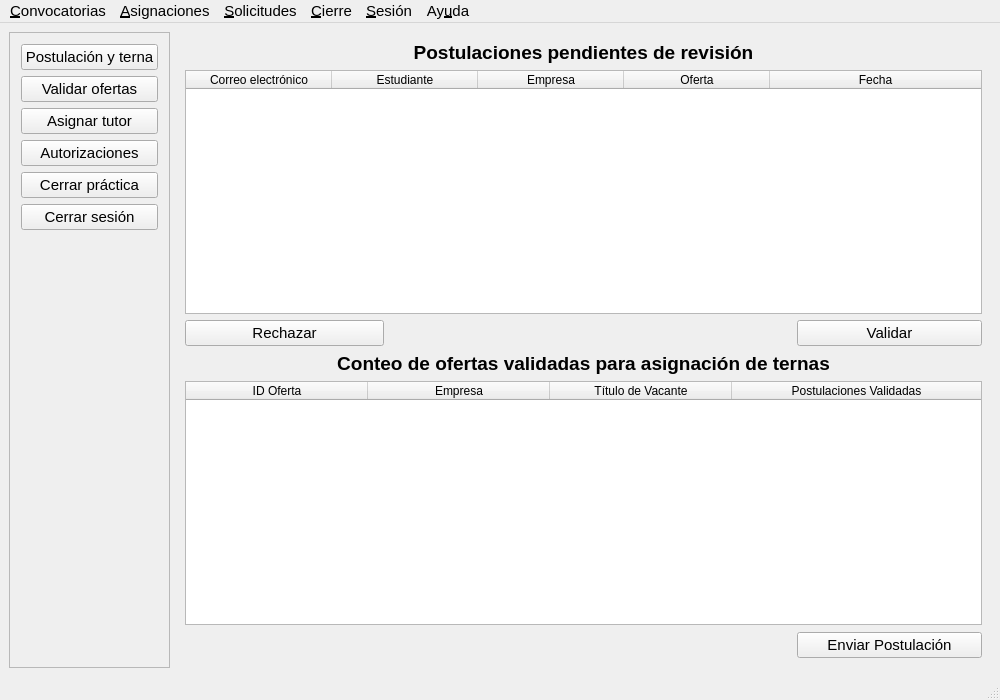
<?xml version="1.0" encoding="UTF-8"?>
<ui version="4.0">
 <class>MainWindowCoordinador</class>
 <widget class="QMainWindow" name="MainWindowCoordinador">
  <property name="enabled">
   <bool>true</bool>
  </property>
  <property name="geometry">
   <rect>
    <x>0</x>
    <y>0</y>
    <width>1000</width>
    <height>700</height>
   </rect>
  </property>
  <property name="font">
   <font>
    <pointsize>11</pointsize>
   </font>
  </property>
  <property name="windowTitle">
   <string>Panel del Coordinador de Prácticas - Sistema de Prácticas</string>
  </property>
  <property name="layoutDirection">
   <enum>Qt::LeftToRight</enum>
  </property>
  <widget class="QWidget" name="centralwidget">
   <layout class="QHBoxLayout" name="horizontalLayout">
    <item>
     <widget class="QFrame" name="frameSidebar">
      <property name="frameShape">
       <enum>QFrame::StyledPanel</enum>
      </property>
      <property name="frameShadow">
       <enum>QFrame::Raised</enum>
      </property>
      <layout class="QVBoxLayout" name="verticalLayout">
       <property name="leftMargin">
        <number>11</number>
       </property>
       <property name="topMargin">
        <number>11</number>
       </property>
       <property name="rightMargin">
        <number>11</number>
       </property>
       <property name="bottomMargin">
        <number>11</number>
       </property>
       <item>
        <widget class="QPushButton" name="btnNavPostulaciones">
         <property name="text">
          <string>Postulación y terna</string>
         </property>
        </widget>
       </item>
       <item>
        <widget class="QPushButton" name="btnNavOferas">
         <property name="text">
          <string>Validar ofertas</string>
         </property>
        </widget>
       </item>
       <item>
        <widget class="QPushButton" name="btnNavAsignaciones">
         <property name="text">
          <string>Asignar tutor</string>
         </property>
        </widget>
       </item>
       <item>
        <widget class="QPushButton" name="btnNavSolicitudes">
         <property name="text">
          <string>Autorizaciones</string>
         </property>
        </widget>
       </item>
       <item>
        <widget class="QPushButton" name="btnNavCierre">
         <property name="text">
          <string>Cerrar práctica</string>
         </property>
        </widget>
       </item>
       <item>
        <widget class="QPushButton" name="btnNavCerrarSesion">
         <property name="text">
          <string>Cerrar sesión</string>
         </property>
        </widget>
       </item>
       <item>
        <spacer name="verticalSpacer">
         <property name="orientation">
          <enum>Qt::Vertical</enum>
         </property>
         <property name="sizeHint" stdset="0">
          <size>
           <width>20</width>
           <height>400</height>
          </size>
         </property>
        </spacer>
       </item>
      </layout>
     </widget>
    </item>
    <item>
     <widget class="QStackedWidget" name="stackedWidgetCentral">
      <property name="currentIndex">
       <number>0</number>
      </property>
      <widget class="QWidget" name="page">
       <layout class="QGridLayout" name="gridLayout_3">
        <item row="2" column="0">
         <widget class="QPushButton" name="btnRechazarPostulacion">
          <property name="text">
           <string>Rechazar</string>
          </property>
         </widget>
        </item>
        <item row="2" column="1" colspan="2">
         <spacer name="horizontalSpacer_4">
          <property name="orientation">
           <enum>Qt::Horizontal</enum>
          </property>
          <property name="sizeHint" stdset="0">
           <size>
            <width>401</width>
            <height>20</height>
           </size>
          </property>
         </spacer>
        </item>
        <item row="2" column="3">
         <widget class="QPushButton" name="btnValidarPostulacion">
          <property name="text">
           <string>Validar</string>
          </property>
         </widget>
        </item>
        <item row="3" column="0" colspan="4">
         <widget class="QLabel" name="label_2">
          <property name="font">
           <font>
            <family>Segoe UI</family>
            <pointsize>14</pointsize>
            <weight>75</weight>
            <bold>true</bold>
           </font>
          </property>
          <property name="text">
           <string>Conteo de ofertas validadas para asignación de ternas</string>
          </property>
          <property name="alignment">
           <set>Qt::AlignCenter</set>
          </property>
         </widget>
        </item>
        <item row="5" column="3">
         <widget class="QPushButton" name="btnEnviarTerna">
          <property name="text">
           <string>Enviar Postulación</string>
          </property>
         </widget>
        </item>
        <item row="4" column="0" colspan="4">
         <widget class="QTableWidget" name="tblOfertasConteo">
          <property name="editTriggers">
           <set>QAbstractItemView::NoEditTriggers</set>
          </property>
          <property name="selectionMode">
           <enum>QAbstractItemView::SingleSelection</enum>
          </property>
          <property name="selectionBehavior">
           <enum>QAbstractItemView::SelectRows</enum>
          </property>
          <attribute name="horizontalHeaderDefaultSectionSize">
           <number>182</number>
          </attribute>
          <attribute name="horizontalHeaderStretchLastSection">
           <bool>true</bool>
          </attribute>
          <column>
           <property name="text">
            <string>ID Oferta</string>
           </property>
          </column>
          <column>
           <property name="text">
            <string>Empresa</string>
           </property>
          </column>
          <column>
           <property name="text">
            <string>Título de Vacante</string>
           </property>
          </column>
          <column>
           <property name="text">
            <string>Postulaciones Validadas</string>
           </property>
          </column>
         </widget>
        </item>
        <item row="1" column="0" colspan="4">
         <widget class="QTableWidget" name="tblPostulacionesPendientes">
          <property name="editTriggers">
           <set>QAbstractItemView::NoEditTriggers</set>
          </property>
          <property name="selectionMode">
           <enum>QAbstractItemView::SingleSelection</enum>
          </property>
          <property name="selectionBehavior">
           <enum>QAbstractItemView::SelectRows</enum>
          </property>
          <attribute name="horizontalHeaderDefaultSectionSize">
           <number>146</number>
          </attribute>
          <attribute name="horizontalHeaderStretchLastSection">
           <bool>true</bool>
          </attribute>
          <column>
           <property name="text">
            <string>Correo electrónico</string>
           </property>
          </column>
          <column>
           <property name="text">
            <string>Estudiante</string>
           </property>
          </column>
          <column>
           <property name="text">
            <string>Empresa</string>
           </property>
          </column>
          <column>
           <property name="text">
            <string>Oferta</string>
           </property>
          </column>
          <column>
           <property name="text">
            <string>Fecha</string>
           </property>
          </column>
         </widget>
        </item>
        <item row="5" column="0" colspan="3">
         <spacer name="horizontalSpacer_5">
          <property name="orientation">
           <enum>Qt::Horizontal</enum>
          </property>
          <property name="sizeHint" stdset="0">
           <size>
            <width>606</width>
            <height>28</height>
           </size>
          </property>
         </spacer>
        </item>
        <item row="0" column="0" colspan="4">
         <widget class="QLabel" name="label">
          <property name="font">
           <font>
            <family>Segoe UI</family>
            <pointsize>14</pointsize>
            <weight>75</weight>
            <bold>true</bold>
           </font>
          </property>
          <property name="text">
           <string>Postulaciones pendientes de revisión</string>
          </property>
          <property name="alignment">
           <set>Qt::AlignCenter</set>
          </property>
         </widget>
        </item>
       </layout>
      </widget>
      <widget class="QWidget" name="page_5">
       <layout class="QGridLayout" name="gridLayout_5">
        <item row="1" column="0" colspan="3">
         <widget class="QTableWidget" name="tblOfertas">
          <property name="editTriggers">
           <set>QAbstractItemView::NoEditTriggers</set>
          </property>
          <property name="selectionMode">
           <enum>QAbstractItemView::SingleSelection</enum>
          </property>
          <property name="selectionBehavior">
           <enum>QAbstractItemView::SelectRows</enum>
          </property>
          <attribute name="horizontalHeaderDefaultSectionSize">
           <number>190</number>
          </attribute>
          <attribute name="horizontalHeaderStretchLastSection">
           <bool>true</bool>
          </attribute>
          <column>
           <property name="text">
            <string>ID Oferta</string>
           </property>
          </column>
          <column>
           <property name="text">
            <string>Título de la Vacante</string>
           </property>
          </column>
          <column>
           <property name="text">
            <string>Empresa</string>
           </property>
          </column>
          <column>
           <property name="text">
            <string>Estado</string>
           </property>
          </column>
         </widget>
        </item>
        <item row="2" column="0">
         <widget class="QPushButton" name="btnRechazarOferta">
          <property name="text">
           <string>Rechazar</string>
          </property>
         </widget>
        </item>
        <item row="2" column="2">
         <widget class="QPushButton" name="btnAceptarOferta">
          <property name="text">
           <string>Validar</string>
          </property>
         </widget>
        </item>
        <item row="0" column="0" colspan="3">
         <widget class="QLabel" name="label_8">
          <property name="font">
           <font>
            <family>Segoe UI</family>
            <pointsize>14</pointsize>
            <weight>75</weight>
            <bold>true</bold>
           </font>
          </property>
          <property name="text">
           <string>Ver ofertas</string>
          </property>
          <property name="alignment">
           <set>Qt::AlignCenter</set>
          </property>
         </widget>
        </item>
       </layout>
      </widget>
      <widget class="QWidget" name="page_2">
       <layout class="QGridLayout" name="gridLayout_4">
        <item row="1" column="0" colspan="3">
         <widget class="QLabel" name="label_3">
          <property name="font">
           <font>
            <family>Segoe UI</family>
            <pointsize>14</pointsize>
            <weight>75</weight>
            <bold>true</bold>
           </font>
          </property>
          <property name="text">
           <string>Prácticas en ejecución pendientes de asignación de tutor docente</string>
          </property>
          <property name="alignment">
           <set>Qt::AlignCenter</set>
          </property>
         </widget>
        </item>
        <item row="2" column="0" colspan="3">
         <widget class="QTableWidget" name="tblPracticasSinTutor">
          <property name="editTriggers">
           <set>QAbstractItemView::NoEditTriggers</set>
          </property>
          <property name="selectionMode">
           <enum>QAbstractItemView::SingleSelection</enum>
          </property>
          <property name="selectionBehavior">
           <enum>QAbstractItemView::SelectRows</enum>
          </property>
          <attribute name="horizontalHeaderDefaultSectionSize">
           <number>146</number>
          </attribute>
          <attribute name="horizontalHeaderStretchLastSection">
           <bool>true</bool>
          </attribute>
          <column>
           <property name="text">
            <string>ID Práctica</string>
           </property>
          </column>
          <column>
           <property name="text">
            <string>Correo electrónico</string>
           </property>
          </column>
          <column>
           <property name="text">
            <string>Estudiante</string>
           </property>
          </column>
          <column>
           <property name="text">
            <string>Empresa Asignada</string>
           </property>
          </column>
          <column>
           <property name="text">
            <string>Fecha inicio</string>
           </property>
          </column>
         </widget>
        </item>
        <item row="3" column="0">
         <widget class="QLabel" name="label_4">
          <property name="text">
           <string>Tutor académico disponible:</string>
          </property>
         </widget>
        </item>
        <item row="3" column="1" colspan="2">
         <widget class="QComboBox" name="cmbTutoresDisponibles">
          <property name="editable">
           <bool>false</bool>
          </property>
         </widget>
        </item>
        <item row="4" column="1">
         <spacer name="horizontalSpacer_6">
          <property name="orientation">
           <enum>Qt::Horizontal</enum>
          </property>
          <property name="sizeHint" stdset="0">
           <size>
            <width>40</width>
            <height>20</height>
           </size>
          </property>
         </spacer>
        </item>
        <item row="4" column="2">
         <widget class="QPushButton" name="btnAsignarTutor">
          <property name="text">
           <string>Asignar</string>
          </property>
         </widget>
        </item>
       </layout>
      </widget>
      <widget class="QWidget" name="page_3">
       <layout class="QGridLayout" name="gridLayout_2">
        <item row="2" column="0">
         <widget class="QPushButton" name="btnRechazarAutorizacion">
          <property name="text">
           <string>Rechazar</string>
          </property>
         </widget>
        </item>
        <item row="2" column="1">
         <spacer name="horizontalSpacer_2">
          <property name="orientation">
           <enum>Qt::Horizontal</enum>
          </property>
          <property name="sizeHint" stdset="0">
           <size>
            <width>352</width>
            <height>20</height>
           </size>
          </property>
         </spacer>
        </item>
        <item row="2" column="2">
         <widget class="QPushButton" name="btnAprobarAutorizacion">
          <property name="text">
           <string>Aceptar</string>
          </property>
         </widget>
        </item>
        <item row="6" column="2">
         <widget class="QPushButton" name="pushButton">
          <property name="text">
           <string>Emitir oficio</string>
          </property>
         </widget>
        </item>
        <item row="1" column="0" colspan="3">
         <widget class="QTableWidget" name="tblAutorizacionesPendientes">
          <property name="editTriggers">
           <set>QAbstractItemView::NoEditTriggers</set>
          </property>
          <property name="selectionMode">
           <enum>QAbstractItemView::SingleSelection</enum>
          </property>
          <property name="selectionBehavior">
           <enum>QAbstractItemView::SelectRows</enum>
          </property>
          <attribute name="horizontalHeaderDefaultSectionSize">
           <number>182</number>
          </attribute>
          <attribute name="horizontalHeaderStretchLastSection">
           <bool>true</bool>
          </attribute>
          <column>
           <property name="text">
            <string>Solicitante</string>
           </property>
          </column>
          <column>
           <property name="text">
            <string>Empresa</string>
           </property>
          </column>
          <column>
           <property name="text">
            <string>Detalles</string>
           </property>
          </column>
          <column>
           <property name="text">
            <string>Fecha de solicitud</string>
           </property>
          </column>
         </widget>
        </item>
        <item row="6" column="0" colspan="2">
         <spacer name="horizontalSpacer_3">
          <property name="orientation">
           <enum>Qt::Horizontal</enum>
          </property>
          <property name="sizeHint" stdset="0">
           <size>
            <width>452</width>
            <height>28</height>
           </size>
          </property>
         </spacer>
        </item>
        <item row="5" column="0" colspan="3">
         <widget class="QTableWidget" name="tblOficiosPendientes">
          <property name="editTriggers">
           <set>QAbstractItemView::NoEditTriggers</set>
          </property>
          <property name="selectionMode">
           <enum>QAbstractItemView::SingleSelection</enum>
          </property>
          <property name="selectionBehavior">
           <enum>QAbstractItemView::SelectRows</enum>
          </property>
          <attribute name="horizontalHeaderDefaultSectionSize">
           <number>243</number>
          </attribute>
          <attribute name="horizontalHeaderStretchLastSection">
           <bool>true</bool>
          </attribute>
          <column>
           <property name="text">
            <string>Estudiante</string>
           </property>
          </column>
          <column>
           <property name="text">
            <string>Destinatario</string>
           </property>
          </column>
          <column>
           <property name="text">
            <string>Empresa Destino</string>
           </property>
          </column>
         </widget>
        </item>
        <item row="3" column="0" colspan="3">
         <widget class="QLabel" name="label_6">
          <property name="font">
           <font>
            <family>Segoe UI</family>
            <pointsize>14</pointsize>
            <weight>75</weight>
            <bold>true</bold>
           </font>
          </property>
          <property name="text">
           <string>Oficios pendientes</string>
          </property>
          <property name="alignment">
           <set>Qt::AlignCenter</set>
          </property>
         </widget>
        </item>
        <item row="0" column="0" colspan="3">
         <widget class="QLabel" name="label_5">
          <property name="font">
           <font>
            <family>Segoe UI</family>
            <pointsize>14</pointsize>
            <weight>75</weight>
            <bold>true</bold>
           </font>
          </property>
          <property name="text">
           <string>Autorizaciones pendientes</string>
          </property>
          <property name="alignment">
           <set>Qt::AlignCenter</set>
          </property>
         </widget>
        </item>
       </layout>
      </widget>
      <widget class="QWidget" name="page_4">
       <layout class="QGridLayout" name="gridLayout">
        <item row="0" column="0" colspan="2">
         <widget class="QLabel" name="label_7">
          <property name="font">
           <font>
            <family>Segoe UI</family>
            <pointsize>14</pointsize>
            <weight>75</weight>
            <bold>true</bold>
           </font>
          </property>
          <property name="text">
           <string>Expedientes y portafolios de prácticas preprofesionales activas</string>
          </property>
          <property name="alignment">
           <set>Qt::AlignCenter</set>
          </property>
         </widget>
        </item>
        <item row="1" column="0" colspan="2">
         <widget class="QTableWidget" name="tblPracticasActivas">
          <property name="editTriggers">
           <set>QAbstractItemView::NoEditTriggers</set>
          </property>
          <property name="selectionMode">
           <enum>QAbstractItemView::SingleSelection</enum>
          </property>
          <property name="selectionBehavior">
           <enum>QAbstractItemView::SelectRows</enum>
          </property>
          <attribute name="horizontalHeaderDefaultSectionSize">
           <number>146</number>
          </attribute>
          <attribute name="horizontalHeaderStretchLastSection">
           <bool>true</bool>
          </attribute>
          <column>
           <property name="text">
            <string>Estudiante</string>
           </property>
          </column>
          <column>
           <property name="text">
            <string>Tutor Académico</string>
           </property>
          </column>
          <column>
           <property name="text">
            <string>Tutor Empresarial</string>
           </property>
          </column>
          <column>
           <property name="text">
            <string>Fecha inicio</string>
           </property>
          </column>
          <column>
           <property name="text">
            <string>Fecha fin</string>
           </property>
          </column>
         </widget>
        </item>
        <item row="2" column="0">
         <spacer name="horizontalSpacer">
          <property name="orientation">
           <enum>Qt::Horizontal</enum>
          </property>
          <property name="sizeHint" stdset="0">
           <size>
            <width>629</width>
            <height>20</height>
           </size>
          </property>
         </spacer>
        </item>
        <item row="2" column="1">
         <widget class="QPushButton" name="btnEjecutarCierre">
          <property name="text">
           <string>Finalizar</string>
          </property>
         </widget>
        </item>
       </layout>
      </widget>
     </widget>
    </item>
   </layout>
  </widget>
  <widget class="QMenuBar" name="menubar">
   <property name="geometry">
    <rect>
     <x>0</x>
     <y>0</y>
     <width>1000</width>
     <height>26</height>
    </rect>
   </property>
   <widget class="QMenu" name="menu_Convocatorias">
    <property name="title">
     <string>&amp;Convocatorias</string>
    </property>
    <addaction name="actRevisarPostulaciones"/>
    <addaction name="actGenerarTernas"/>
    <addaction name="actRevisarOfertas"/>
   </widget>
   <widget class="QMenu" name="menu_Asignaciones">
    <property name="title">
     <string>&amp;Asignaciones</string>
    </property>
    <addaction name="actAsignarTutores"/>
   </widget>
   <widget class="QMenu" name="menu_Cierre">
    <property name="title">
     <string>&amp;Cierre</string>
    </property>
    <addaction name="actCierreOficial"/>
   </widget>
   <widget class="QMenu" name="menu_Sesi_n">
    <property name="title">
     <string>&amp;Sesión</string>
    </property>
    <addaction name="actCerrarSesion"/>
    <addaction name="separator"/>
    <addaction name="actSalirSistema"/>
   </widget>
   <widget class="QMenu" name="menuAy_uda">
    <property name="title">
     <string>Ay&amp;uda</string>
    </property>
    <addaction name="actAcercaPrograma"/>
    <addaction name="actAcercaDesarrollador"/>
    <addaction name="actRepositorioGithub"/>
   </widget>
   <widget class="QMenu" name="menu_Solicitudes">
    <property name="title">
     <string>&amp;Solicitudes</string>
    </property>
    <addaction name="actAutorizacionesPendientes"/>
    <addaction name="actEmitirOficios"/>
   </widget>
   <addaction name="menu_Convocatorias"/>
   <addaction name="menu_Asignaciones"/>
   <addaction name="menu_Solicitudes"/>
   <addaction name="menu_Cierre"/>
   <addaction name="menu_Sesi_n"/>
   <addaction name="menuAy_uda"/>
  </widget>
  <widget class="QStatusBar" name="statusbar"/>
  <action name="actRevisarPostulaciones">
   <property name="text">
    <string>Revisar postulaciones</string>
   </property>
  </action>
  <action name="actGenerarTernas">
   <property name="text">
    <string>Generar ternas</string>
   </property>
  </action>
  <action name="actAsignarTutores">
   <property name="text">
    <string>Asignar tutores</string>
   </property>
  </action>
  <action name="actCierreOficial">
   <property name="text">
    <string>Cierre oficial</string>
   </property>
  </action>
  <action name="actCerrarSesion">
   <property name="text">
    <string>Cerrar sesión</string>
   </property>
  </action>
  <action name="actSalirSistema">
   <property name="text">
    <string>Salir del sistema</string>
   </property>
  </action>
  <action name="actAcercaPrograma">
   <property name="text">
    <string>Acerca del programa</string>
   </property>
  </action>
  <action name="actAcercaDesarrollador">
   <property name="text">
    <string>Acerca del desarrollador</string>
   </property>
  </action>
  <action name="actRepositorioGithub">
   <property name="text">
    <string>Repositorio GitHub</string>
   </property>
  </action>
  <action name="actAutorizacionesPendientes">
   <property name="text">
    <string>Autorizaciones pendientes</string>
   </property>
  </action>
  <action name="actEmitirOficios">
   <property name="text">
    <string>Emitir oficios</string>
   </property>
  </action>
  <action name="actRevisarOfertas">
   <property name="text">
    <string>Revisar ofertas</string>
   </property>
  </action>
 </widget>
 <resources/>
 <connections/>
</ui>
